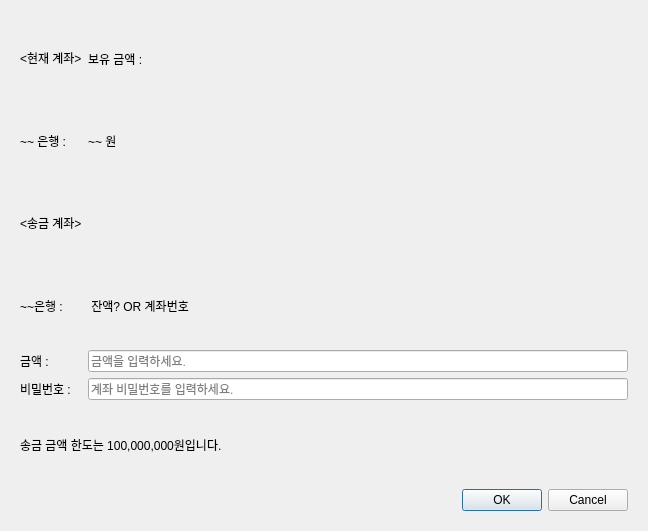
<?xml version="1.0" encoding="UTF-8"?>
<ui version="4.0">
 <class>transfer_dialog</class>
 <widget class="QDialog" name="transfer_dialog">
  <property name="geometry">
   <rect>
    <x>0</x>
    <y>0</y>
    <width>648</width>
    <height>531</height>
   </rect>
  </property>
  <property name="windowTitle">
   <string>Dialog</string>
  </property>
  <layout class="QGridLayout" name="gridLayout_2">
   <item row="1" column="0">
    <widget class="QStackedWidget" name="stackedWidget">
     <property name="currentIndex">
      <number>1</number>
     </property>
     <widget class="QWidget" name="page">
      <layout class="QGridLayout" name="gridLayout_3">
       <item row="0" column="0">
        <layout class="QGridLayout" name="gridLayout">
         <item row="0" column="0" colspan="2">
          <widget class="QLabel" name="label">
           <property name="text">
            <string>[T055]</string>
           </property>
          </widget>
         </item>
         <item row="3" column="0" colspan="2">
          <widget class="QRadioButton" name="other_radio">
           <property name="text">
            <string>&lt;다른 계좌로 보내기</string>
           </property>
          </widget>
         </item>
         <item row="2" column="1">
          <widget class="QComboBox" name="mybank_comboBox"/>
         </item>
         <item row="2" column="0">
          <widget class="QRadioButton" name="my_radio">
           <property name="text">
            <string>&lt;내 계좌로 보내기&gt;</string>
           </property>
          </widget>
         </item>
         <item row="4" column="0">
          <widget class="QLabel" name="label_3">
           <property name="text">
            <string>은행 선택</string>
           </property>
          </widget>
         </item>
         <item row="1" column="0" colspan="2">
          <widget class="QLabel" name="label_2">
           <property name="text">
            <string>어디로 돈을 보낼까요?</string>
           </property>
          </widget>
         </item>
         <item row="5" column="1">
          <widget class="QLineEdit" name="account_number">
           <property name="placeholderText">
            <string>계좌 번호를 입력하세요.</string>
           </property>
          </widget>
         </item>
         <item row="5" column="0">
          <widget class="QComboBox" name="other_comboBox">
           <item>
            <property name="text">
             <string>NH농혁은행</string>
            </property>
           </item>
           <item>
            <property name="text">
             <string>KD국닌은행</string>
            </property>
           </item>
           <item>
            <property name="text">
             <string>카카5뱅크</string>
            </property>
           </item>
           <item>
            <property name="text">
             <string>New Item</string>
            </property>
           </item>
           <item>
            <property name="text">
             <string>신둘은행</string>
            </property>
           </item>
           <item>
            <property name="text">
             <string>T055뱅크</string>
            </property>
           </item>
           <item>
            <property name="text">
             <string>LBK기업은행</string>
            </property>
           </item>
           <item>
            <property name="text">
             <string>NG헌마을금고</string>
            </property>
           </item>
           <item>
            <property name="text">
             <string>좌체국은행</string>
            </property>
           </item>
           <item>
            <property name="text">
             <string>두리은행</string>
            </property>
           </item>
           <item>
            <property name="text">
             <string>혼자은행</string>
            </property>
           </item>
          </widget>
         </item>
         <item row="4" column="1">
          <widget class="QLabel" name="label_4">
           <property name="text">
            <string>계좌 번호 입력</string>
           </property>
          </widget>
         </item>
         <item row="6" column="0" colspan="2">
          <widget class="QDialogButtonBox" name="buttonBox_2">
           <property name="standardButtons">
            <set>QDialogButtonBox::StandardButton::Cancel|QDialogButtonBox::StandardButton::Ok</set>
           </property>
          </widget>
         </item>
        </layout>
       </item>
      </layout>
     </widget>
     <widget class="QWidget" name="page_2">
      <layout class="QGridLayout" name="gridLayout_5">
       <item row="0" column="0">
        <layout class="QGridLayout" name="gridLayout_4">
         <item row="3" column="0">
          <widget class="QLabel" name="transfer_bank">
           <property name="text">
            <string>~~은행 :</string>
           </property>
          </widget>
         </item>
         <item row="2" column="0" colspan="2">
          <widget class="QLabel" name="label_9">
           <property name="text">
            <string>&lt;송금 계좌&gt;</string>
           </property>
          </widget>
         </item>
         <item row="0" column="1">
          <widget class="QLabel" name="label_6">
           <property name="text">
            <string>보유 금액 :</string>
           </property>
          </widget>
         </item>
         <item row="5" column="0">
          <widget class="QLabel" name="label_13">
           <property name="text">
            <string>비밀번호 : </string>
           </property>
          </widget>
         </item>
         <item row="4" column="1">
          <widget class="QLineEdit" name="money_lineEdit">
           <property name="placeholderText">
            <string>금액을 입력하세요.</string>
           </property>
          </widget>
         </item>
         <item row="1" column="0">
          <widget class="QLabel" name="current_account">
           <property name="text">
            <string>~~ 은행 : </string>
           </property>
          </widget>
         </item>
         <item row="7" column="0" colspan="2">
          <widget class="QDialogButtonBox" name="buttonBox">
           <property name="standardButtons">
            <set>QDialogButtonBox::StandardButton::Cancel|QDialogButtonBox::StandardButton::Ok</set>
           </property>
          </widget>
         </item>
         <item row="4" column="0">
          <widget class="QLabel" name="label_10">
           <property name="text">
            <string>금액 :</string>
           </property>
          </widget>
         </item>
         <item row="5" column="1">
          <widget class="QLineEdit" name="pw_lineEdit">
           <property name="placeholderText">
            <string>계좌 비밀번호를 입력하세요.</string>
           </property>
          </widget>
         </item>
         <item row="0" column="0">
          <widget class="QLabel" name="label_5">
           <property name="text">
            <string>&lt;현재 계좌&gt;</string>
           </property>
          </widget>
         </item>
         <item row="1" column="1">
          <widget class="QLabel" name="current_money">
           <property name="text">
            <string>~~ 원</string>
           </property>
          </widget>
         </item>
         <item row="3" column="1">
          <widget class="QLabel" name="transfer_account_2">
           <property name="text">
            <string> 잔액? OR 계좌번호</string>
           </property>
          </widget>
         </item>
         <item row="6" column="0" colspan="2">
          <widget class="QLabel" name="label_14">
           <property name="text">
            <string>송금 금액 한도는 100,000,000원입니다.</string>
           </property>
          </widget>
         </item>
        </layout>
       </item>
      </layout>
     </widget>
    </widget>
   </item>
  </layout>
 </widget>
 <resources/>
 <connections/>
</ui>
